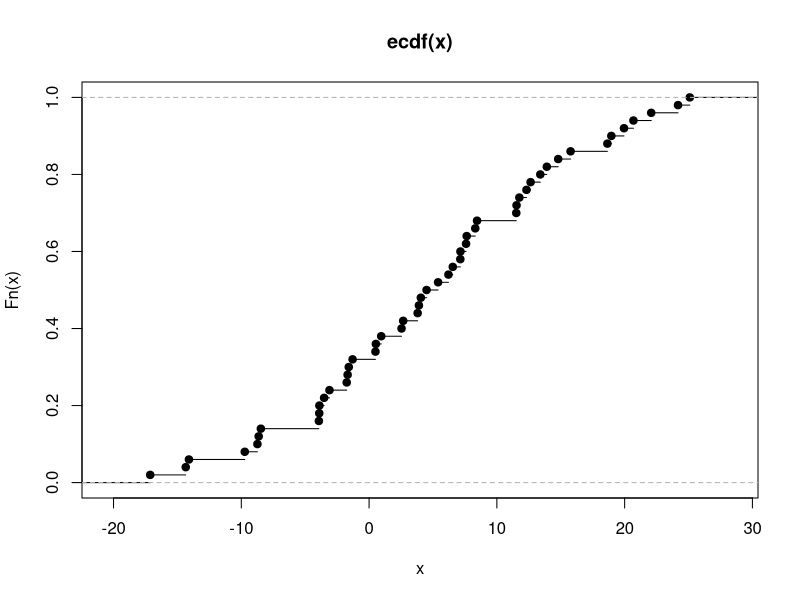
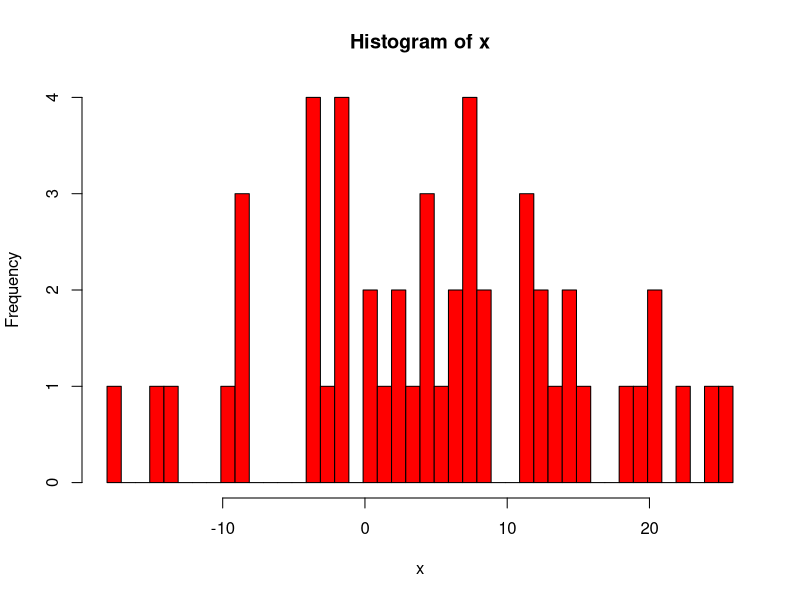
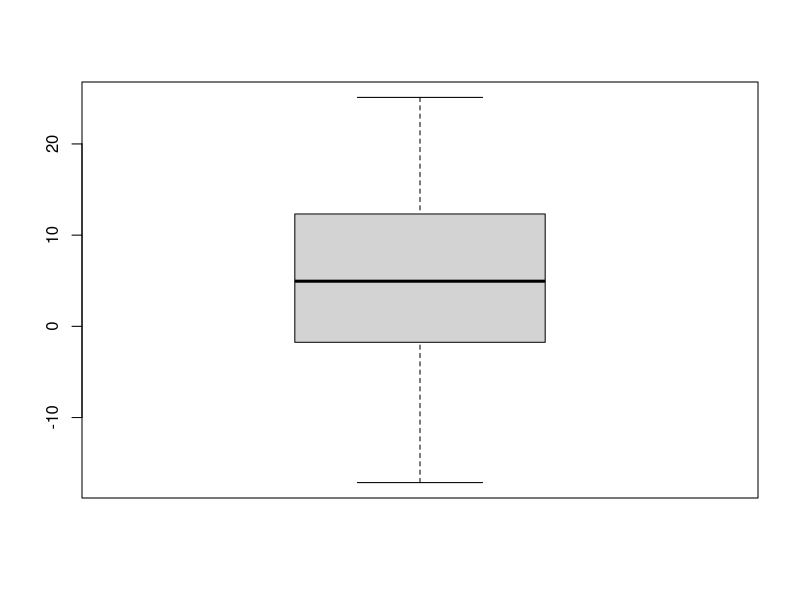

Write R code to recreate these figures, in order. (Note: this script raises an error after producing the figures.)
#Вариант 4.
###############################################################
###############################################################
# N. 2.
###############################################################
###############################################################

#Данные эксперимента
a2 = 0.02; c = 3.00; d = 15.00; h = 4.00; a0 = 5.00; sigma0 = 10.00; a1 = -28.00; sigma1 = 10.00;
x<-c(3.90, -3.89, 12.32, 15.77, -17.13, 13.91, -1.68, -3.93, 24.18, -1.29, -8.47, 0.50, 18.96, 7.59, 20.69, 19.95, 11.54, 0.53, -3.10, -14.35, 
      -1.59, 3.80, -14.10, -8.74, 18.65, 7.64, 7.14, 22.08, 14.80, 25.10, 0.95, 7.15, 2.67, 11.76, -3.90, 4.05, 8.45, 6.55, 2.54, -9.73, 11.52, 8.31, 
      13.40, 4.50, -1.75, 5.40, -3.52, -8.64, 12.64, 6.21);
################################################################
#а.1. Получим вариационный ряд
x<-sort(x); x

#a.2. Эмпириеская функция распределения, принимающая в точке x значение, 
#равное отношению числа наблюдений, меньших x, к общему числу наблюдений
empirical_function<-function(x,t){z<-x[x<t]; length(z)/length(x)};
#её график
plot(ecdf(x));

#a.3. Построим гистограмму частот
hist(x,breaks=c(min(x-1):max(x+1)),freq=TRUE,right=TRUE,col="red");


################################################################
#b.1. Вычислим математическое ожидание
mean<-sum(x)/length(x); mean;

#b.2. Вычислим дисперсию
var<-sum(x^2)/length(x)-mean^2; var;

#b.3. Вычислим медиану
sqd<-sqrt(var);
#график 1-3
boxplot(x)

#b.4. Вычислим асимметрию
asm<-sum((x-mean)^3)/length(x)/var^(3/2); asm;

#b.5. Вычислим эксцесс
exc<-sum((x-mean)^4)/length(x)/var^2-3; exc;

#b.6. Вычислим вероятность P(X принадлеж [c, d]
Pcd<- length(x[c <= x & x <= d]) /  length(x); Pcd;


################################################################
#Предположим, что исходные наблюдения являются выборкой из норм. распределения
#c.1. Построим оценку максимального правдоподбия параметров (a, sigma^2)
LL<-function(t){sum(dexp(x,t[1],log=TRUE))} 

#Максимум функции правдоподобия 
ml<-maxNR(LL,start=c(1))
val<-ml$estimate; print (val) 


################################################################
#d. Построить асимптотический доверительный интервал уровня значимости a2 для параметров (a, sigma^2)
#d.1 Для a

#d.2 Для sigma^2


################################################################
#e.1 С использованием теоремы Колмогорова построить критерий значимости проверки простой гипотезы согласия 
#с нормальным распределением с параметрами (a0, sigma0^2).

#e.2. Проверить гипотезу на уровне значимости a2. Вычислить наибольшее значение уровня значимости,
#на котором нет оснований отвергнуть данную гипотезу.


################################################################
#f.1. Используя гистограмму частот, построить критерий значимости Xi^2 проверки простой 
#гипотезы согласия с норм. распределением с параметром (a0, sigma0^2).

#f.2. Проверить гипотезу на уровне значимости a2.

#f.3. Вычислить наибольшее значение уровня значимости, на котором еще нет оснований отвергнуть данную гипотезу.


################################################################
#g.1. Построить критерий значимости Xi^2 проверки сложной гипотезы согласия с норм. распределением. 

#g.2. Проверить гипотезу на уровне значимости a1. 

#Вычислить наибольшее значение уровня значимости, 
#на котором еще нет оснований отвергнуть данную гипотезу.


################################################################
#h.1. Построить наиболее мощный критерий проверки простой гипотезы нормальности с параметром (a, sigma^2)=(a0, sigma0^2), при альтернативе
#нормальности с параметром (a, sigma^2)=(a1, sigma1^2),

#h.2. Проверить гипотезу на уровне значимости a2. Что получается, если поменять местами основную и альтернативную гипотезы?


################################################################
################################################################
#i.В пунктах (c)-(f) заменить семейство распределений Пуассона на семейство геометрических распределений.
################################################################
#Предположим, что исходные наблюдения являются выборкой из норм. распределения
#c.1. Построим оценку максимального правдоподбия параметров (a, sigma^2)
T<-array(dim=2)
T[1]<-med-qnorm(1-alpha2/2)*sum(abs(y-med))/n
T[2]<-med+qnorm(1-alpha2/2)*sum(abs(y-med))/n
T

TT<-array(dim=2)
TT[1]<-((sqrt(2)-qnorm(0.995))*sum(abs(y-med))/n)^2
TT[2]<-((sqrt(2)+qnorm(0.995))*sum(abs(y-med))/n)^2
TT


################################################################
#d. Построить асимптотический доверительный интервал уровня значимости a2 для параметров (a, sigma^2)


################################################################
#e.1 С использованием теоремы Колмогорова построить критерий значимости проверки простой гипотезы согласия 
#с нормальным распределением с параметрами (a0, sigma0^2).

#e.2. Проверить гипотезу на уровне значимости a2. Вычислить наибольшее значение уровня значимости,
#на котором нет оснований отвергнуть данную гипотезу.


################################################################
#f.1. Используя гистограмму частот, построить критерий значимости Xi^2 проверки простой 
#гипотезы согласия с норм. распределением с параметром (a0, sigma0^2).

#f.2. Проверить гипотезу на уровне значимости a2.

#f.3. Вычислить наибольшее значение уровня значимости, на котором еще нет оснований отвергнуть данную гипотезу.
